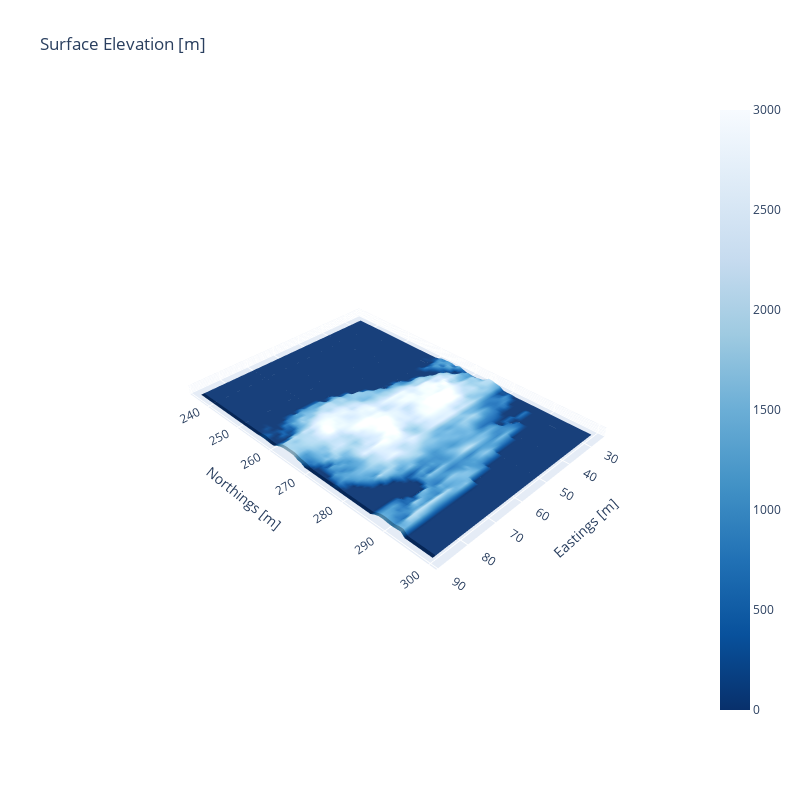

This figure's notebook cell:
### Code cell
# Define the region of interest
lat_min, lat_max = 25, 115  # Example latitude range
lon_min, lon_max = 235, 360  # Example longitude range

# Find the indices of the region of interest
lat_inds = np.where((lats >= lat_min) & (lats <= lat_max))[0]
lon_inds = np.where((lons >= lon_min) & (lons <= lon_max))[0]

# Subset the data for the region of interest
subset_topo = topo[np.ix_(lat_inds, lon_inds)]
subset_lats = lats[lat_inds]
subset_lons = lons[lon_inds]


# Create a surface plot
fig = go.Figure(data=[go.Surface(z=subset_topo, x=subset_lats, y=subset_lons, colorscale='blues_r', cmin=0, cmax=3000)])

# Update layout for better visualization
fig.update_layout(
    title='Surface Elevation [m]',
    scene = dict(
        xaxis_title='Eastings [m]',
        yaxis_title='Northings [m]',
        zaxis_title=' ',
    ),
    autosize=True,
    width=800,
    height=800,
)

fig.update_layout(
    scene=dict(
        aspectratio=dict(x=0.7, y=1, z=0.03),  # Adjust z ratio to flatten or exaggerate
        zaxis=dict(
            showticklabels=False  # Remove tick labels
           ),
         ),
        xaxis=dict(title='Eastings [m]'),
        yaxis=dict(title='Northings [m]')
        
    )

# Show the plot
fig.show()

### Figure 1 — Plotly figure (JSON) as saved in the notebook; plotly's stock layout.template omitted (floating-point values rounded to 4 significant figures; data arrays with more than 128 entries replaced by an {"elided": "..."} marker saying what was removed)
{"data": [{"cmax": 3000, "cmin": 0, "colorscale": [[0, "rgb(8,48,107)"], [0.125, "rgb(8,81,156)"], [0.25, "rgb(33,113,181)"], [0.375, "rgb(66,146,198)"], [0.5, "rgb(107,174,214)"], [0.625, "rgb(158,202,225)"], [0.75, "rgb(198,219,239)"], [0.875, "rgb(222,235,247)"], [1, "rgb(247,251,255)"]], "type": "surface", "x": [25.5, 26.5, 27.5, 28.5, 29.5, 30.5, 31.5, 32.5, 33.5, 34.5, 35.5, 36.5, 37.5, 38.5, 39.5, 40.5, 41.5, 42.5, 43.5, 44.5, 45.5, 46.5, 47.5, 48.5, 49.5, 50.5, 51.5, 52.5, 53.5, 54.5, 55.5, 56.5, 57.5, 58.5, 59.5, 60.5, 61.5, 62.5, 63.5, 64.5, 65.5, 66.5, 67.5, 68.5, 69.5, 70.5, 71.5, 72.5, 73.5, 74.5, 75.5, 76.5, 77.5, 78.5, 79.5, 80.5, 81.5, 82.5, 83.5, 84.5, 85.5, 86.5, 87.5, 88.5, 89.5], "y": [235.5, 236.5, 237.5, 238.5, 239.5, 240.5, 241.5, 242.5, 243.5, 244.5, 245.5, 246.5, 247.5, 248.5, 249.5, 250.5, 251.5, 252.5, 253.5, 254.5, 255.5, 256.5, 257.5, 258.5, 259.5, 260.5, 261.5, 262.5, 263.5, 264.5, 265.5, 266.5, 267.5, 268.5, 269.5, 270.5, 271.5, 272.5, 273.5, 274.5, 275.5, 276.5, 277.5, 278.5, 279.5, 280.5, 281.5, 282.5, 283.5, 284.5, 285.5, 286.5, 287.5, 288.5, 289.5, 290.5, 291.5, 292.5, 293.5, 294.5, 295.5, 296.5, 297.5, 298.5, 299.5, 300.5, 301.5, 302.5, 303.5, 304.5, 305.5, 306.5, 307.5, 308.5, 309.5, 310.5, 311.5, 312.5, 313.5, 314.5, 315.5, 316.5, 317.5, 318.5, 319.5, 320.5, 321.5, 322.5, 323.5, 324.5, 325.5, 326.5, 327.5, 328.5, 329.5, 330.5, 331.5, 332.5, 333.5, 334.5, 335.5, 336.5, 337.5, 338.5, 339.5, 340.5, 341.5, 342.5, 343.5, 344.5, 345.5, 346.5, 347.5, 348.5, 349.5, 350.5, 351.5, 352.5, 353.5, 354.5, 355.5, 356.5, 357.5, 358.5, 359.5], "z": {"elided": "65x125 float values"}}], "layout": {"autosize": true, "height": 800, "scene": {"aspectratio": {"x": 0.7, "y": 1, "z": 0.03}, "xaxis": {"title": {"text": "Eastings [m]"}, "type": "linear"}, "yaxis": {"title": {"text": "Northings [m]"}, "type": "linear"}, "zaxis": {"showticklabels": false, "title": {"text": " "}, "type": "linear"}}, "title": {"text": "Surface Elevation [m]"}, "width": 800, "xaxis": {"title": {"text": "Eastings [m]"}}, "yaxis": {"title": {"text": "Northings [m]"}}}}
